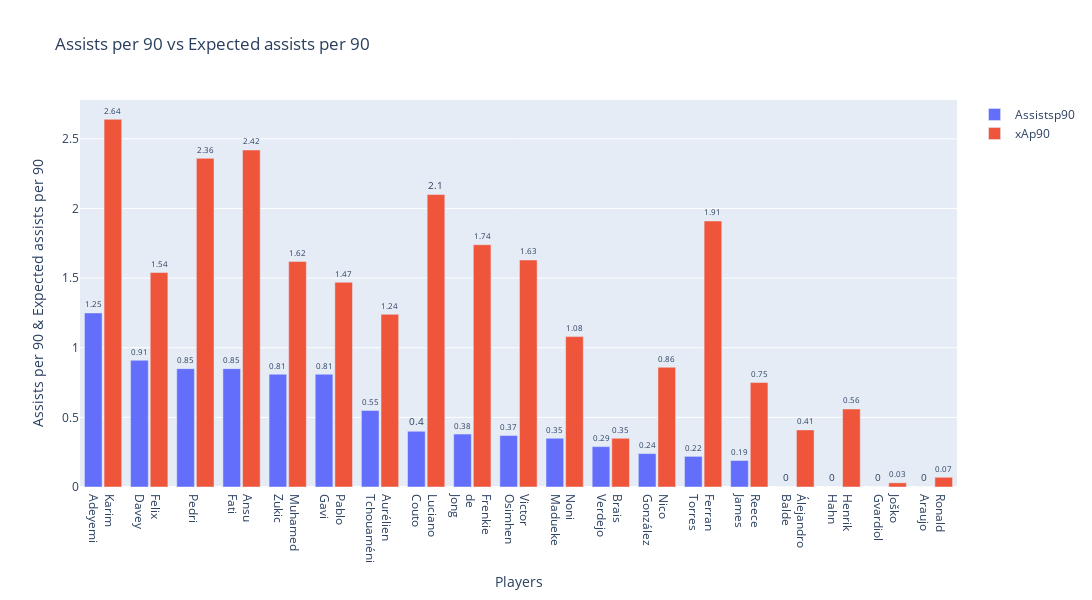

The cell this chart's notebook holds for it:
### Code cell
grouped_bar('Assistsp90', 'xAp90')

### Figure 1 — Plotly figure (JSON) as saved in the notebook; plotly's stock layout.template omitted (floating-point values rounded to 4 significant figures)
{"data": [{"cliponaxis": false, "name": "Assistsp90", "text": [0, 0, 0, 0, 0.19, 0.22, 0.24, 0.29, 0.35, 0.37, 0.38, 0.4, 0.55, 0.81, 0.81, 0.85, 0.85, 0.91, 1.25], "textfont": {"size": 10}, "textposition": "outside", "type": "bar", "x": ["Álejandro<br>Balde", "Henrik<br>Hahn", "Joško<br>Gvardiol", "Ronald<br>Araujo", "Reece<br>James", "Ferran<br>Torres", "Nico<br>González", "Brais<br>Verdejo", "Noni<br>Madueke", "Victor<br>Osimhen", "Frenkie<br>de<br>Jong", "Luciano<br>Couto", "Aurélien<br>Tchouaméni", "Muhamed<br>Zukic", "Pablo<br>Gavi", "Pedri", "Ansu<br>Fati", "Felix<br>Davey", "Karim<br>Adeyemi"], "y": [0, 0, 0, 0, 0.19, 0.22, 0.24, 0.29, 0.35, 0.37, 0.38, 0.4, 0.55, 0.81, 0.81, 0.85, 0.85, 0.91, 1.25]}, {"cliponaxis": false, "name": "xAp90", "text": [0.41, 0.56, 0.03, 0.07, 0.75, 1.91, 0.86, 0.35, 1.08, 1.63, 1.74, 2.1, 1.24, 1.62, 1.47, 2.36, 2.42, 1.54, 2.64], "textfont": {"size": 10}, "textposition": "outside", "type": "bar", "x": ["Álejandro<br>Balde", "Henrik<br>Hahn", "Joško<br>Gvardiol", "Ronald<br>Araujo", "Reece<br>James", "Ferran<br>Torres", "Nico<br>González", "Brais<br>Verdejo", "Noni<br>Madueke", "Victor<br>Osimhen", "Frenkie<br>de<br>Jong", "Luciano<br>Couto", "Aurélien<br>Tchouaméni", "Muhamed<br>Zukic", "Pablo<br>Gavi", "Pedri", "Ansu<br>Fati", "Felix<br>Davey", "Karim<br>Adeyemi"], "y": [0.41, 0.56, 0.03, 0.07, 0.75, 1.91, 0.86, 0.35, 1.08, 1.63, 1.74, 2.1, 1.24, 1.62, 1.47, 2.36, 2.42, 1.54, 2.64]}], "layout": {"bargap": 0.15, "bargroupgap": 0.1, "barmode": "group", "height": 600, "title": {"text": "Assists per 90 vs Expected assists per 90"}, "width": 1600, "xaxis": {"categoryorder": "min descending", "title": {"text": "Players"}}, "yaxis": {"title": {"text": "Assists per 90 & Expected assists per 90"}}}}
